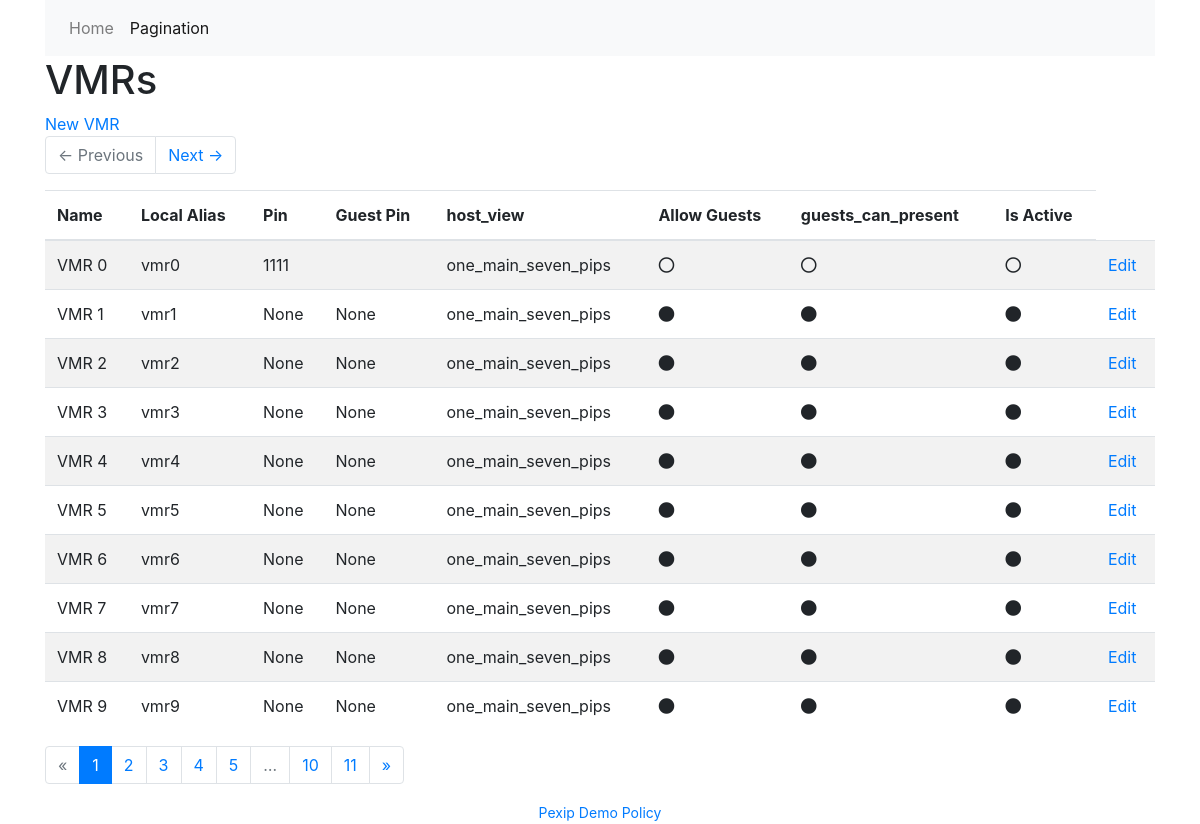
/pagination, run on the app's committed database.
### app.py (models this page shows, shortened)
class Vmrs(db.Model):
    id = db.Column(db.Integer, primary_key=True)
    local_alias = db.Column(db.String(80), unique=True, nullable=False)
    name = db.Column(db.String(100), unique=True, nullable=False)
    pin = db.Column(db.Integer, unique=False)
    guest_pin = db.Column(db.Integer, unique=False)
    host_view = db.Column(db.String(100), nullable=False, default='one_main_seven_pips')
    allow_guests = db.Column(db.Boolean, unique=False, default=True)
    guests_can_present = db.Column(db.Boolean, unique=False, default=True)
    is_active = db.Column(db.Boolean, unique=False, default=True)

### app.py (the view)
@app.route('/pagination', methods=['GET', 'POST'])
def test_pagination():
    page = request.args.get('page', 1, type=int)
    pagination = Vmrs.query.paginate(page, per_page=10)
    vmrs = pagination.items
    return render_template('pagination.html', pagination=pagination, vmrs=vmrs)

### templates/pagination.html
{% extends 'base.html' %}
{% from 'bootstrap/pagination.html' import render_pager, render_pagination %}
{% block content %}
    <h1>VMRs</h1>
    <a href="{{ url_for('.new_vmr') }}"> New VMR </a>
    {{ render_pager(pagination) }}
    <table class="table table-striped">
    <thead>
    	<tr>
    		<th>Name</th>
    		<th>Local Alias</th>
    		<th>Pin</th>
    		<th>Guest Pin</th>
    		<th>host_view</th>
    		<th>Allow Guests</th>
    		<th>guests_can_present</th>
    		<th>Is Active</th>
    	</tr>
    </thead>
    <tbody>
    	{% for vmr in vmrs %}
    	    <tr>
    	    	<td>{{ vmr.name }}</td>
    	    	<td>{{ vmr.local_alias }}</td>
    	    	<td>{{ vmr.pin }}</td>
    	    	<td>{{ vmr.guest_pin }}</td>
    	    	<td>{{ vmr.host_view }}</td>
    	    	<td>{% if vmr.allow_guests %}
    	    			<i class='fas fa-circle'></i>
    	    		{% else %}
    	    			<i class='far fa-circle'></i>
    	    		{% endif %}
    	    	</td>
    	    	<td>{% if vmr.guests_can_present %}
    	    			<i class='fas fa-circle'></i>
    	    		{% else %}
    	    			<i class='far fa-circle'></i>
    	    		{% endif %}
    	    	</td>
    	    	<td>{% if vmr.is_active %}
    	    			<i class='fas fa-circle'></i>
    	    		{% else %}
    	    			<i class='far fa-circle'></i>
    	    		{% endif %}
    	    	</td>
    	    	<td><a href="/edit/{{ vmr.id }}">Edit</a></td>
    	    </tr>
    	{% endfor %}
    </tbody>
    </table>
    {{ render_pagination(pagination) }}
{% endblock %}

### templates/base.html (shortened to what this page needs)
{% from 'bootstrap/nav.html' import render_nav_item %}
<!DOCTYPE html>
<html lang="en">
<head>
    <link rel='stylesheet' href='https://use.fontawesome.com/releases/v5.7.0/css/all.css'>
    {{ bootstrap.load_css() }}
</head>
<body>
<main class="container">
    <nav class="navbar navbar-expand-lg navbar-light bg-light">
        <div class="collapse navbar-collapse" id="navbarSupportedContent">
            <ul class="navbar-nav mr-auto">
                {{ render_nav_item('index', 'Home', use_li=True) }}
                {{ render_nav_item('test_pagination', 'Pagination', use_li=True) }}
            </ul>
        </div>
    </nav>
    {% block content %}
    {% endblock %}
    <footer class="text-center">
        {% block footer %}
            <small><a href="https://github.com/lorist?tab=repositories" title="Pexip AS">Pexip Demo Policy</a>
            </small>
        {% endblock %}
    </footer>
</main>
</body>
</html>

### data on the page
Vmrs: name "VMR 0", local_alias "vmr0", pin "1111", host_view "one_main_seven_pips", allow_guests False (drawn), guests_can_present False (drawn), is_active False (drawn)
Vmrs: name "VMR 1", local_alias "vmr1", pin "None", guest_pin "None", host_view "one_main_seven_pips", allow_guests True (drawn), guests_can_present True (drawn), is_active True (drawn)
Vmrs: name "VMR 2", local_alias "vmr2", pin "None", guest_pin "None", host_view "one_main_seven_pips", allow_guests True (drawn), guests_can_present True (drawn), is_active True (drawn)
Vmrs: name "VMR 3", local_alias "vmr3", pin "None", guest_pin "None", host_view "one_main_seven_pips", allow_guests True (drawn), guests_can_present True (drawn), is_active True (drawn)
Vmrs: name "VMR 4", local_alias "vmr4", pin "None", guest_pin "None", host_view "one_main_seven_pips", allow_guests True (drawn), guests_can_present True (drawn), is_active True (drawn)
Vmrs: name "VMR 5", local_alias "vmr5", pin "None", guest_pin "None", host_view "one_main_seven_pips", allow_guests True (drawn), guests_can_present True (drawn), is_active True (drawn)
Vmrs: name "VMR 6", local_alias "vmr6", pin "None", guest_pin "None", host_view "one_main_seven_pips", allow_guests True (drawn), guests_can_present True (drawn), is_active True (drawn)
Vmrs: name "VMR 7", local_alias "vmr7", pin "None", guest_pin "None", host_view "one_main_seven_pips", allow_guests True (drawn), guests_can_present True (drawn), is_active True (drawn)
Vmrs: name "VMR 8", local_alias "vmr8", pin "None", guest_pin "None", host_view "one_main_seven_pips", allow_guests True (drawn), guests_can_present True (drawn), is_active True (drawn)
Vmrs: name "VMR 9", local_alias "vmr9", pin "None", guest_pin "None", host_view "one_main_seven_pips", allow_guests True (drawn), guests_can_present True (drawn), is_active True (drawn)

### other printed values
{{ render_nav_item('index', 'Home', use_li=True) }} "Home"
{{ render_nav_item('test_pagination', 'Pagination', use_li=True) }} "Pagination"
{{ render_pager(pagination) }} "← Previous Next →"
{{ render_pagination(pagination) }} "« 1 2 3 4 5 … 10 11 »"
